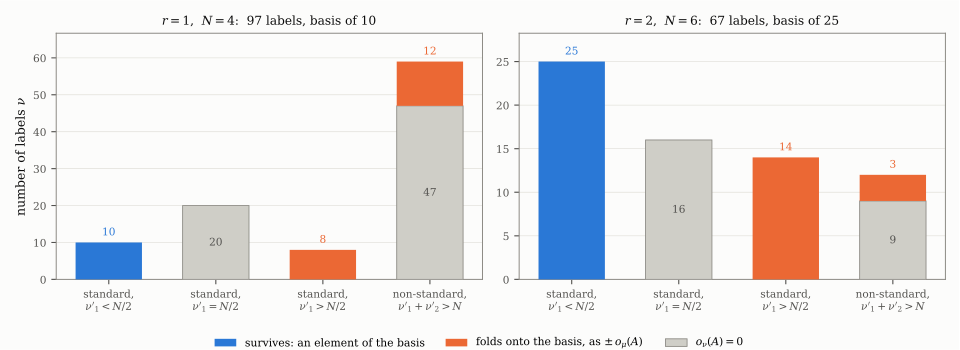

The script that saved this image:
"""
Figure: the type-D reduction on this alphabet, and why the criterion is a finite check.

Authors: Carles Marin, Claude (AI assistant).

The expansion s_lambda = sum c_nu o_nu is an identity of symmetric functions and holds in every
range; specializing it at the alphabet moves the whole range-dependence into the values o_nu(A).
Those values are computed here, label by label, and they fall into four classes:

  standard with nu'_1 < N/2   -- the surviving BASIS, and it is linearly independent
  standard with nu'_1 = N/2   -- self-associate: the value is zero
  standard with nu'_1 > N/2   -- folds onto the basis as +- o_{nu*}
  non-standard                -- either zero, or +-1 times a single basis element

No general modification rule is used: King's rules are the classical source and Fauser, Jarvis, King
and Wybourne record that no general formalism exists, so the reduction is obtained rather than
recalled. What the figure shows is that everything lands on a small independent basis, which is why
the vanishing becomes the finite condition C_mu = 0 for all mu.

Data: fig_data_new.json, computed in exact arithmetic. Bar heights are counts of labels, and the
split between vanishing and folding inside each class is measured, not assumed.

Palette: blue for what survives to the basis, orange for what folds onto it, neutral for what dies.
Hatching doubles the colour for greyscale.
"""
import json
import matplotlib
matplotlib.use("Agg")
import matplotlib.pyplot as plt

SURFACE = "#fcfcfb"; INK = "#0b0b0b"; SECOND = "#52514e"; MUTED = "#898781"; GRID = "#e1e0d9"
KEEP = "#2a78d6"     # blue   -- the basis
FOLD = "#eb6834"     # orange -- folds onto the basis
DIE = "#cfcec7"      # neutral -- vanishes

plt.rcParams.update({"font.family": "serif", "font.serif": ["DejaVu Serif"],
                     "mathtext.fontset": "dejavuserif", "font.size": 9,
                     "figure.facecolor": SURFACE, "axes.facecolor": SURFACE,
                     "savefig.facecolor": SURFACE})

D = json.load(open("fig_data_new.json"))["reduction"]

ORDER = ["basis", "selfassoc", "assoc", "nonstd"]
NAMES = {"basis": "standard,\n$\\nu'_1<N/2$", "selfassoc": "standard,\n$\\nu'_1=N/2$",
         "assoc": "standard,\n$\\nu'_1>N/2$", "nonstd": "non-standard,\n$\\nu'_1+\\nu'_2>N$"}

fig, axes = plt.subplots(1, 2, figsize=(9.6, 3.5))
for ax, key in zip(axes, ["r1", "r2"]):
    blk = D[key]
    N = blk["N"]; half = blk["half"]; tab = blk["table"]
    zero, live = [], []
    for cls in ORDER:
        rows = [t for t in tab if t["cls"] == cls]
        zero.append(sum(1 for t in rows if t["zero"]))
        live.append(sum(1 for t in rows if not t["zero"]))
    xs = range(len(ORDER))
    ax.bar(xs, zero, width=0.62, color=DIE, edgecolor=MUTED, linewidth=0.6, zorder=3,
           label="value is zero")
    cols = [KEEP, KEEP, FOLD, FOLD]
    ax.bar(xs, live, width=0.62, bottom=zero, color='none', edgecolor=None, zorder=3)
    for i, (c, v, z) in enumerate(zip(cols, live, zero)):
        if v:
            ax.bar([i], [v], width=0.62, bottom=[z], color=c, zorder=4)
    top = max(z + v for z, v in zip(zero, live))
    for i, (z, v) in enumerate(zip(zero, live)):
        if z:
            ax.text(i, z / 2, str(z), ha='center', va='center', fontsize=7.6, color=SECOND)
        if v:
            ax.text(i, z + v + top * 0.022, str(v), ha='center', va='bottom', fontsize=7.6,
                    color=(KEEP if i < 2 else FOLD))
    ax.set_ylim(0, top * 1.13)
    ax.set_xticks(list(xs))
    ax.set_xticklabels([NAMES[c] for c in ORDER], fontsize=7.3, color=INK)
    ax.set_title(r"$r=%d$,  $N=%d$:  %d labels, basis of %d"
                 % ((N - 2) // 2, N, len(tab),
                    sum(1 for t in tab if t["cls"] == "basis" and not t["zero"])),
                 fontsize=8.8, color=INK, pad=6)
    if key == "r1":
        ax.set_ylabel("number of labels $\\nu$", color=INK)
    ax.grid(True, axis='y', color=GRID, lw=0.5, zorder=0)
    for sp in ax.spines.values():
        sp.set_color(MUTED); sp.set_linewidth(0.7)
    ax.tick_params(colors=SECOND, labelsize=7.6)

h = [plt.Rectangle((0, 0), 1, 1, facecolor=KEEP, edgecolor='none',
                   label="survives: an element of the basis"),
     plt.Rectangle((0, 0), 1, 1, facecolor=FOLD, edgecolor='none',
                   label=r"folds onto the basis, as $\pm\,o_\mu(A)$"),
     plt.Rectangle((0, 0), 1, 1, facecolor=DIE, edgecolor=MUTED, linewidth=0.6,
                   label=r"$o_\nu(A)=0$")]
fig.legend(handles=h, loc='lower center', ncol=3, frameon=False, fontsize=7.8,
           bbox_to_anchor=(0.5, -0.03))
fig.tight_layout(rect=(0, 0.06, 1, 1))
fig.savefig("fig_reduction.pdf"); fig.savefig("fig_reduction.png", dpi=170)
print("wrote fig_reduction.pdf / .png")
for key in ["r1", "r2"]:
    tab = D[key]["table"]
    for cls in ORDER:
        rows = [t for t in tab if t["cls"] == cls]
        print("  %s %-10s total %3d  zero %3d  live %3d"
              % (key, cls, len(rows), sum(1 for t in rows if t["zero"]),
                 sum(1 for t in rows if not t["zero"])))
